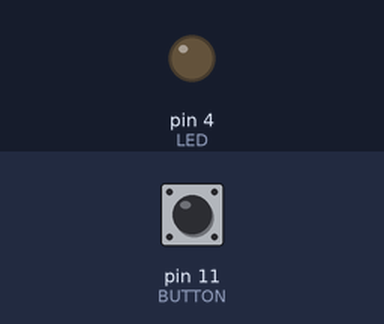
The sketch below on a simulated Arduino Uno, built with avr-gcc and run on an emulated ATmega328P. On the bench: output pins drawn as LEDs (lit = HIGH). The test bench sets the inputs (shaded band); at power-on: pin 11 (BUTTON) LOW.

Above: at 1.2 s.
1.3 s: pin 11 (BUTTON) pulled HIGH for 0.15 s
At 1.37 s:
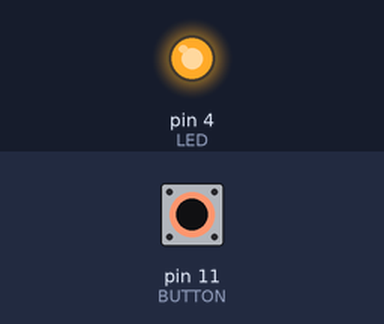
2.9 s: pin 11 (BUTTON) pulled HIGH for 3.2 s
At 6.7 s:
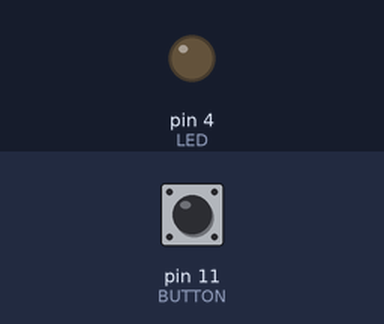
Timing chart, 0 to 8.2 s (numbered marks = the images above; inputs shaded):
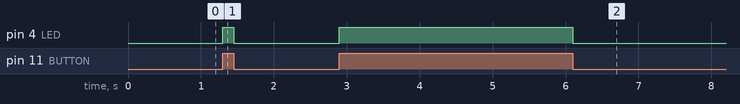

Measured:
- after the input at 1.3 s, pin 4 (LED): LOW → HIGH at once, → LOW 0.15 s later
- after the input at 2.9 s, pin 4 (LED): LOW → HIGH at once, → LOW 3.2 s later

The sketch:

app.ino
```cpp
int LED = 4;
int BUTTON = 11;

void setup() {
    pinMode(BUTTON, INPUT);
    pinMode(LED, OUTPUT);
}

void loop() {
    if(digitalRead(BUTTON)){
        digitalWrite(LED, HIGH);
    }
    else{
        digitalWrite(LED, LOW);
    }
}
```
